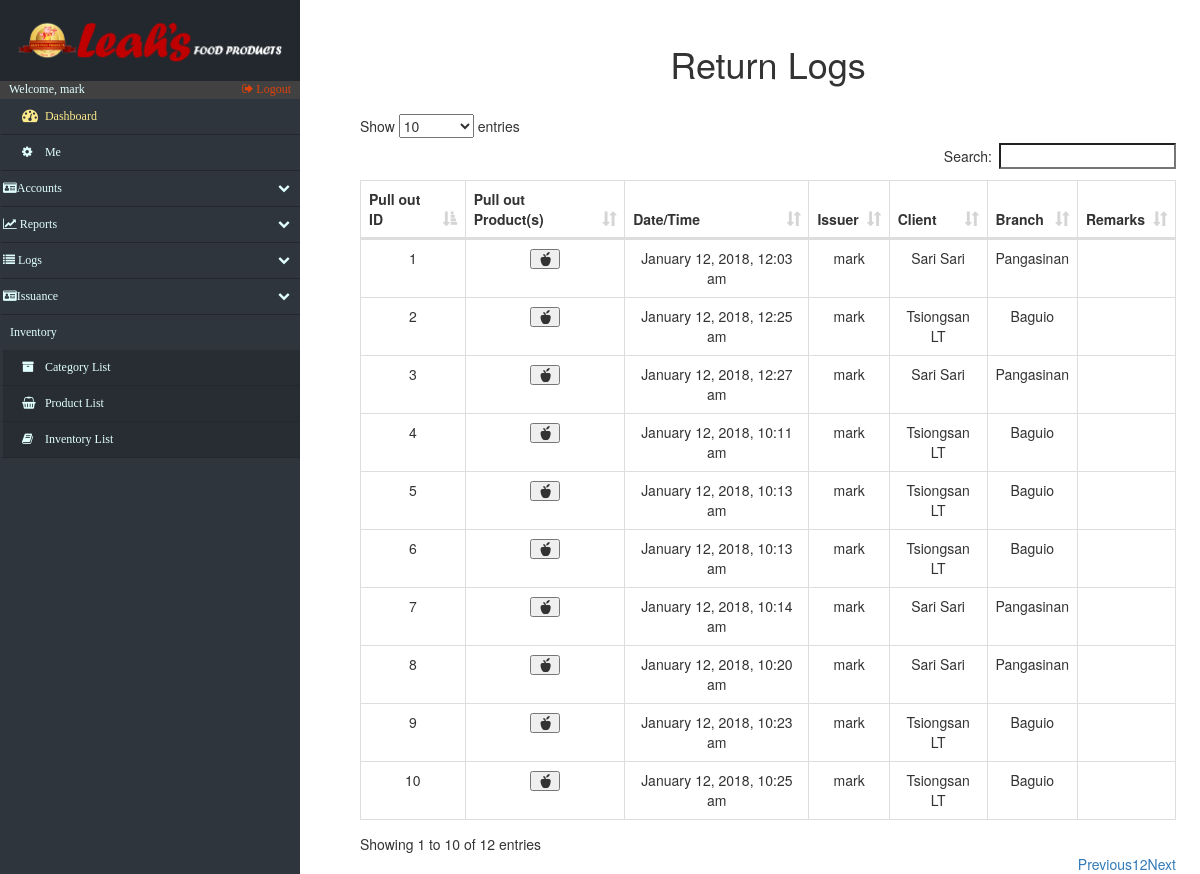
Screenshot of /log_Returns.php (signed in) with the database file from the repository.
### tables this page shows
CREATE TABLE IF NOT EXISTS `pull_out` (
  `po_id` int(10) NOT NULL AUTO_INCREMENT,
  `po_date` varchar(50) NOT NULL,
  `po_issue_account` varchar(200) NOT NULL,
  `po_client` int(20) DEFAULT NULL,
  `po_remarks` varchar(200) DEFAULT NULL,
  PRIMARY KEY (`po_id`)
);

CREATE TABLE IF NOT EXISTS `clients` (
  `c_id` int(15) NOT NULL AUTO_INCREMENT,
  `c_name` varchar(20) NOT NULL,
  `c_address` varchar(20) NOT NULL,
  `c_location` varchar(50) DEFAULT NULL,
  `c_contactperson` varchar(50) DEFAULT NULL,
  `c_contactpersonnumber` varchar(50) DEFAULT NULL,
  PRIMARY KEY (`c_id`)
);

### log_Returns.php (the view, shortened to what this page needs)
<!DOCTYPE html>
<html lang="en">
<head>
    <?php include('fragments/config.php') ?>
    <link rel="stylesheet" href="https://maxcdn.bootstrapcdn.com/bootstrap/3.3.7/css/bootstrap.min.css">
    <link href="src/css/datatables.css" rel="stylesheet">
    <link href="//maxcdn.bootstrapcdn.com/font-awesome/4.2.0/css/font-awesome.min.css" rel="stylesheet">
    <link href="src/css/sidebar.css" rel="stylesheet">
    <link href="src/css/custom.css" rel="stylesheet">
</head>
<body>
    <div class="nav-side-menu">
        <div class="brand">
            <div class="brandtext"></div>
        </div>
        <div class="user_info">
            <span>Welcome, <?php
                echo $_SESSION['username'];
                ?>
            </span>
            <a href="fragments/logout.php">
                <i class="fa fa-sign-out" aria-hidden="true"></i> Logout
            </a>
        </div>
        <div class="menu-list">
            <ul id="menu-content" class="menu-content collapse out">
                <li>
                    <a id="dashboard_txt" href="index.php">
                        <i class="fa fa-dashboard fa-lg"></i> Dashboard
                    </a>
                </li>
                 <li><a href="settings.php"><i class="fa fa-cog"></i> Me</a></li>
                <li data-toggle="collapse" data-target="#accounts" class="collapsed">
                    <i class="fa fa-id-card" aria-hidden="true"></i>Accounts <span class="arrow"></span>
                </li>
                <li data-toggle="collapse" data-target="#reports" class="collapsed">
                    <i class="fa fa-line-chart" aria-hidden="true"></i> Reports <span class="arrow"></span>
                </li>
                <li data-toggle="collapse" data-target="#issue" class="collapsed">
                    <i class="fa fa-list" aria-hidden="true"></i> Logs <span class="arrow"></span>
                </li>
                 <li data-toggle="collapse" data-target="#issuance" class="collapsed">
                    <i class="fa fa-id-card" aria-hidden="true"></i>Issuance<span class="arrow"></span>
                </li>
                <div class="sub-menu_nct">
                    <span class="sub-menu">Inventory
                    </span>
                </div>
                <li class="sub-menu_nc">
                    <a class="sub-menu_nc" href="categories.php">
                        <i class="fa fa-archive"> </i> Category List
                    </a>
                </li>
                <li class="sub-menu_nc">
                    <a class="sub-menu_nc" href="products.php">
                        <i class="fa fa-shopping-basket"> </i> Product List
                    </a>
                </li>
                <li class="sub-menu_nc">
                    <a href="inventory.php">
                        <i class="fa fa-book"> </i> Inventory List
                    </a>
                </li>
            </ul>
        </div>
    </div>
    <div id="page-content-wrapper">
        <div class="containers">
            <table class="table table-striped table-bordered">
                <h1 align="center">Return Logs</h1>
            </table>
            <?php
                            $retrieve = ("SELECT * FROM pull_out inner join clients on pull_out.po_client = clients.c_id");
                            $results = mysqli_query($db, $retrieve);
                        ?>
                <table id="datatables" class="table table-hover table-bordered dataTable" cellspacing="0" width="100%" role="grid" aria-describedby="myTable_info" style="width: 100%;">
                    <thead>
                        <tr>
                            <th>Pull out ID</th>
							<th>Pull out Product(s)</th>
                            <th>Date/Time</th>
                            <th>Issuer</th>
							<th>Client</th>
							<th>Branch</th>
                            <th>Remarks</th>
                        </tr>
                    </thead>
                    <tbody>
                        <?php
                            foreach ($results as $data):
                        ?>
                            <tr>
                                <td data-title="Issuance ID">
                                    <?php
                                    $IsID =  $data["po_id"];
                                    echo $IsID;
                                    ?>
                                </td>
                                <td data-title="Pull out Products">
                                        <table class="table table-striped table-bordered">
                                            <button type="button" class="glyphicon glyphicon-apple" data-toggle="modal" aria-hidden="true" data-target="#<?php echo $IsID ?>"></button>
                                        </table>
                                </td>
								<td data-title="Date/Time">
                                    <?php echo $data["po_date"]; ?>
                                </td>
                                <td  data-title="Issuer">
                                    <?php echo $data["po_issue_account"];
                                    ?>
                                </td>
								<td  data-title="Client">
                                    <?php echo $data["c_name"];
                                    ?>
                                </td>
								<td data-title="Branch">
                                    <?php
                                        $passBranch = $data["c_location"];
                                        echo $passBranch;
                                    ?>
                                </td>
                                <td data-title="Remarks">
                                </td>
                            </tr>
                <?php
                    endforeach;
                ?>
                    </tbody>
                </table>
        </div>
    </div>
</body>
</html>

### src/css/datatables.css (style rules this page uses)
table.dataTable { clear: both; width: auto; text-align: center; margin-top: 6px !important; margin-bottom: 6px !important; max-width: none !important; border-collapse: separate !important }
table.dataTable td, table.dataTable th { -webkit-box-sizing: content-box; box-sizing: content-box }
table.dataTable thead>tr>th.sorting_asc, table.dataTable thead>tr>th.sorting_desc, table.dataTable thead>tr>th.sorting, table.dataTable thead>tr>td.sorting_asc, table.dataTable thead>tr>td.sorting_desc, table.dataTable thead>tr>td.sorting { padding-right: 30px }
table.dataTable thead .sorting, table.dataTable thead .sorting_asc, table.dataTable thead .sorting_desc, table.dataTable thead .sorting_asc_disabled, table.dataTable thead .sorting_desc_disabled { cursor: pointer; position: relative }
table.dataTable thead .sorting:after, table.dataTable thead .sorting_asc:after, table.dataTable thead .sorting_desc:after, table.dataTable thead .sorting_asc_disabled:after, table.dataTable thead .sorting_desc_disabled:after { position: absolute; bottom: 8px; right: 8px; display: block; font-family: 'Glyphicons Halflings'; opacity: 0.5 }
table.dataTable thead .sorting:after { opacity: 0.2; content: "\e150" }
table.dataTable thead .sorting_asc:after { content: "\e155" }
table.table-bordered.dataTable th, table.table-bordered.dataTable td { border-left-width: 0 }
table.table-bordered.dataTable th:last-child, table.table-bordered.dataTable th:last-child, table.table-bordered.dataTable td:last-child, table.table-bordered.dataTable td:last-child { border-right-width: 0 }
table.table-bordered.dataTable tbody th, table.table-bordered.dataTable tbody td { border-bottom-width: 0 }

### src/css/sidebar.css (style rules this page uses)
.nav-side-menu { overflow: hidden; font-family: verdana; font-size: 12px; font-weight: 200; background-color: #2e353d; position: fixed; top: 0px; width: 300px; height: 100%; color: #e1ffff; }
.nav-side-menu .brand { background-color: #23282e; line-height: 50px; display: block; text-align: center; font-size: 14px; }
.nav-side-menu ul, .nav-side-menu li { list-style: none; padding: 0px; margin: 0px; line-height: 35px; cursor: pointer; }
.nav-side-menu li { padding-left: 0px; border-left: 3px solid #2e353d; border-bottom: 1px solid #23282e; }
.nav-side-menu li a { text-decoration: none; color: #e1ffff; }
.nav-side-menu li a i { padding-left: 10px; width: 20px; padding-right: 20px; }
@media (min-width: 800px) { .nav-side-menu .menu-list .menu-content { display: block; } }
body { margin: 0px; padding: 0px; }
#dashboard_txt { color: #fcea8b; }
.sub-menu_nc { background-color: #272d33; }
.sub-menu_nct { padding-left: 10px; }
.nav-side-menu .brand .brandtext { padding: 4%; content: url(../img/LeahsTextAlter.PNG); width: 100%; text-align: center; }
.user_info { background-color: #414141; }
.user_info a { float: right; padding-right: 3%; color: #dd430a; }
.user_info span { padding-left: 3% }
.sub-menu_nc a { display: block; }
.menu-content > li a { display: inline-block; width: 100%; }
#menu-content li a { padding-left: 3%; }

### src/css/custom.css (style rules this page uses)
.containers { padding: 0px; margin: 0px; margin-top:2%; float: right; width: 79%; padding-right: 5%; }
@media (max-width: 1600px) { .containers { width: 75%; padding-right: 4%; } }
@media (max-width: 1400px) { .containers { width: 73%; padding-right 3%;: } }
@media (max-width: 1260px) { .containers { width: 70%; padding-right: 2%; } }

### rows the page displays
pull_out: po_id "1", po_date "January 12, 2018, 12:03 am", po_issue_account "mark", clients.c_name "Sari Sari", clients.c_location "Pangasinan"
pull_out: po_id "2", po_date "January 12, 2018, 12:25 am", po_issue_account "mark", clients.c_name "Tsiongsan LT", clients.c_location "Baguio"
pull_out: po_id "3", po_date "January 12, 2018, 12:27 am", po_issue_account "mark", clients.c_name "Sari Sari", clients.c_location "Pangasinan"
pull_out: po_id "4", po_date "January 12, 2018, 10:11 am", po_issue_account "mark", clients.c_name "Tsiongsan LT", clients.c_location "Baguio"
pull_out: po_id "5", po_date "January 12, 2018, 10:13 am", po_issue_account "mark", clients.c_name "Tsiongsan LT", clients.c_location "Baguio"
pull_out: po_id "6", po_date "January 12, 2018, 10:13 am", po_issue_account "mark", clients.c_name "Tsiongsan LT", clients.c_location "Baguio"
pull_out: po_id "7", po_date "January 12, 2018, 10:14 am", po_issue_account "mark", clients.c_name "Sari Sari", clients.c_location "Pangasinan"
pull_out: po_id "8", po_date "January 12, 2018, 10:20 am", po_issue_account "mark", clients.c_name "Sari Sari", clients.c_location "Pangasinan"
pull_out: po_id "9", po_date "January 12, 2018, 10:23 am", po_issue_account "mark", clients.c_name "Tsiongsan LT", clients.c_location "Baguio"
pull_out: po_id "10", po_date "January 12, 2018, 10:25 am", po_issue_account "mark", clients.c_name "Tsiongsan LT", clients.c_location "Baguio"

### other values shown
$_SESSION['username'] "mark"
